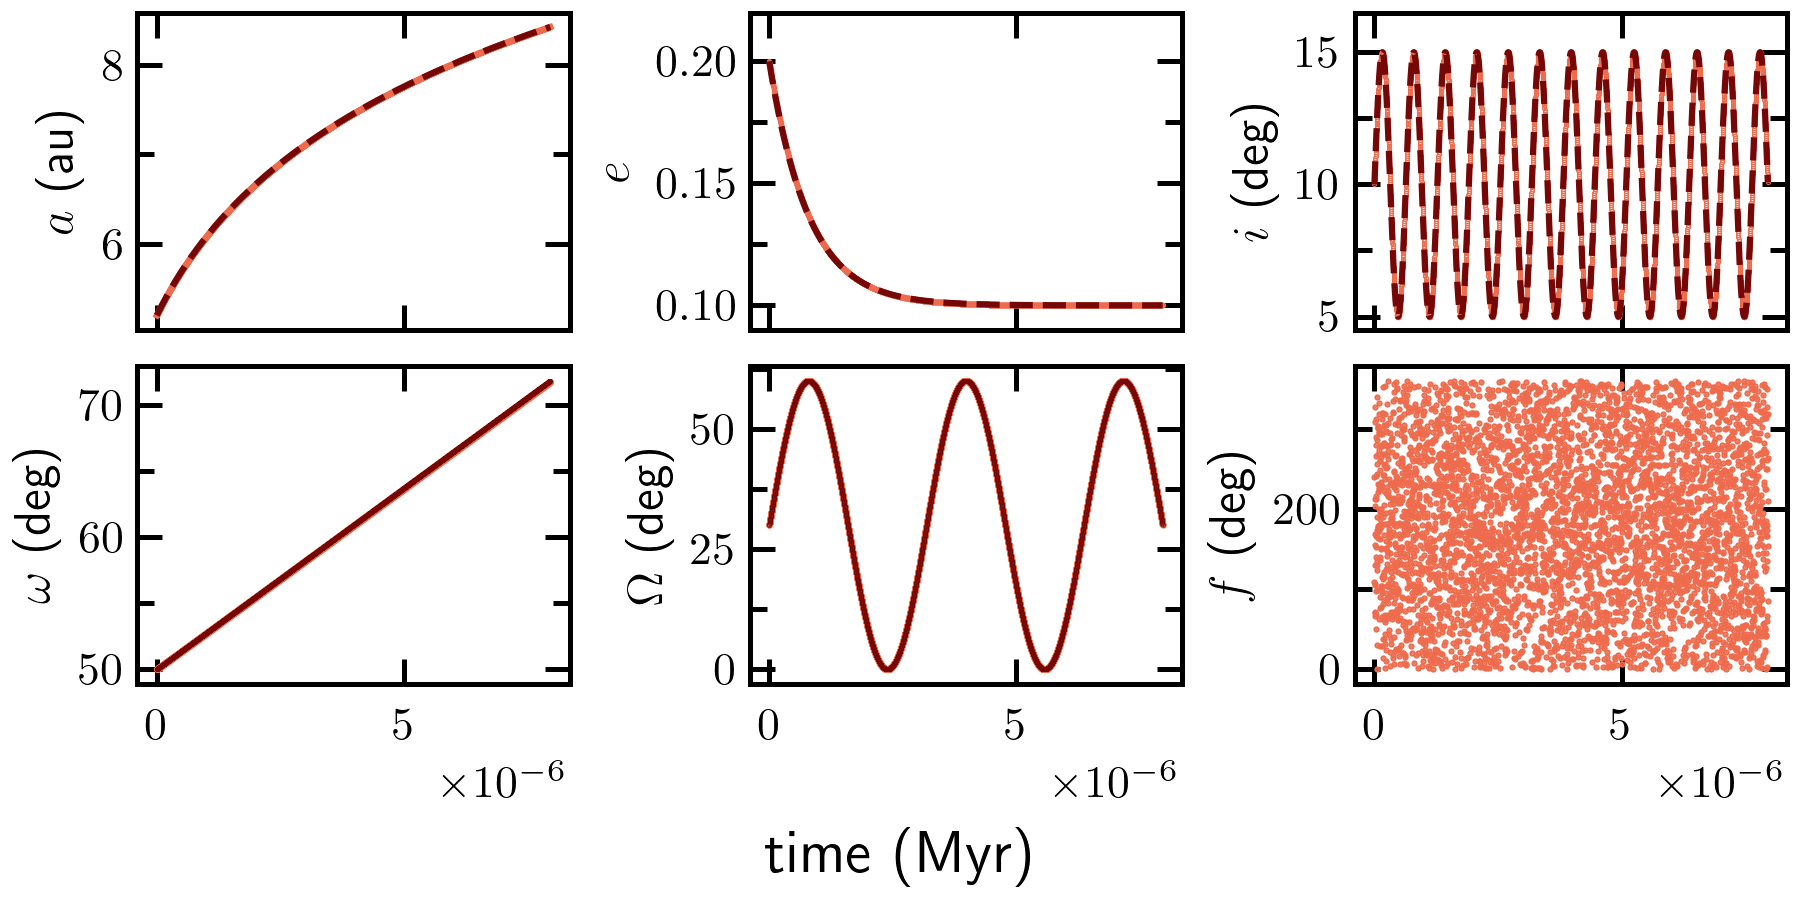

This chart was generated by the following Python code:
import matplotlib.pyplot as plt
import numpy as np
import glob
plt.style.use('paper_labels_colors.mplstyle')
from plotting import *


taus = np.array(([1e7, 5e6, 4e6, 8e7, 2e7],[1,2,3,4,5]))*2*np.pi
fparams = np.array(([7.0],                          # a
                    [0.1],                          # e
                    np.array([15.0])*np.pi/180,     # i 
                    np.array([85.0])*np.pi/180,     # peri
                    np.array([60.0])*np.pi/180))    # node

expEq = np.array(([3,0,2,1,2],[0,0,2,2,2])) # functional form of evolution

indxPlanets = [0]
file = "../1planet-wacky-fig1/oneplanet-wacky.txt"
dat = get_data(file,1,rebound=True)
fig, axs = plot_planets(dat,fparams,taus,expEq,force_trange=None,rebound=True,verbose=False)
fig.supxlabel("time (Myr)")
fig.subplots_adjust(hspace=0.1,top=0.98,right=0.98,left = 0.15,bottom=0.17,wspace=0.4)
fig.savefig(f"fig1.png",dpi=300)
plt.close()